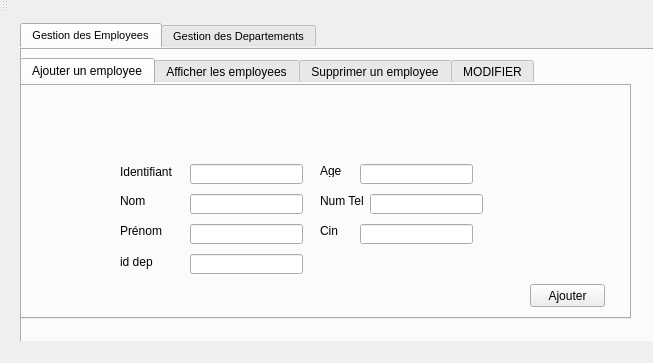
<?xml version="1.0" encoding="UTF-8"?>
<ui version="4.0">
 <class>MainWindow</class>
 <widget class="QMainWindow" name="MainWindow">
  <property name="geometry">
   <rect>
    <x>0</x>
    <y>0</y>
    <width>653</width>
    <height>363</height>
   </rect>
  </property>
  <property name="windowTitle">
   <string>Gestion des étudiants</string>
  </property>
  <property name="styleSheet">
   <string notr="true">gridline-color: qconicalgradient(cx:0, cy:0, angle:135, stop:0 rgba(255, 255, 0, 69), stop:0.375 rgba(255, 255, 0, 69), stop:0.423533 rgba(251, 255, 0, 145), stop:0.45 rgba(247, 255, 0, 208), stop:0.477581 rgba(255, 244, 71, 130), stop:0.518717 rgba(255, 218, 71, 130), stop:0.55 rgba(255, 255, 0, 255), stop:0.57754 rgba(255, 203, 0, 130), stop:0.625 rgba(255, 255, 0, 69), stop:1 rgba(255, 255, 0, 69));
alternate-background-color: qconicalgradient(cx:0.515075, cy:0.04, angle:0, stop:0.336683 rgba(0, 146, 218, 255), stop:1 rgba(255, 255, 255, 255));
font: 75 8pt &quot;MS Shell Dlg 2&quot;;
border-color: rgb(0, 85, 127);
gridline-color: rgb(255, 255, 255);
</string>
  </property>
  <widget class="QWidget" name="centralWidget">
   <widget class="QTabWidget" name="tabWidget_2">
    <property name="geometry">
     <rect>
      <x>20</x>
      <y>10</y>
      <width>641</width>
      <height>321</height>
     </rect>
    </property>
    <property name="font">
     <font>
      <family>MS Shell Dlg 2</family>
      <pointsize>8</pointsize>
      <weight>9</weight>
      <italic>false</italic>
      <bold>false</bold>
     </font>
    </property>
    <property name="cursor">
     <cursorShape>ArrowCursor</cursorShape>
    </property>
    <property name="mouseTracking">
     <bool>false</bool>
    </property>
    <property name="tabletTracking">
     <bool>false</bool>
    </property>
    <property name="focusPolicy">
     <enum>Qt::ClickFocus</enum>
    </property>
    <property name="contextMenuPolicy">
     <enum>Qt::ActionsContextMenu</enum>
    </property>
    <property name="acceptDrops">
     <bool>true</bool>
    </property>
    <property name="autoFillBackground">
     <bool>false</bool>
    </property>
    <property name="currentIndex">
     <number>0</number>
    </property>
    <widget class="QWidget" name="tab_4">
     <attribute name="title">
      <string>Gestion des Employees</string>
     </attribute>
     <widget class="QTabWidget" name="tabWidget">
      <property name="geometry">
       <rect>
        <x>0</x>
        <y>10</y>
        <width>611</width>
        <height>261</height>
       </rect>
      </property>
      <property name="sizePolicy">
       <sizepolicy hsizetype="Fixed" vsizetype="Fixed">
        <horstretch>0</horstretch>
        <verstretch>0</verstretch>
       </sizepolicy>
      </property>
      <property name="autoFillBackground">
       <bool>false</bool>
      </property>
      <property name="currentIndex">
       <number>0</number>
      </property>
      <widget class="QWidget" name="tab">
       <attribute name="title">
        <string>Ajouter un employee</string>
       </attribute>
       <widget class="QLabel" name="label">
        <property name="geometry">
         <rect>
          <x>100</x>
          <y>80</y>
          <width>61</width>
          <height>16</height>
         </rect>
        </property>
        <property name="text">
         <string>Identifiant</string>
        </property>
       </widget>
       <widget class="QLabel" name="label_2">
        <property name="geometry">
         <rect>
          <x>100</x>
          <y>110</y>
          <width>47</width>
          <height>13</height>
         </rect>
        </property>
        <property name="text">
         <string>Nom</string>
        </property>
       </widget>
       <widget class="QLabel" name="label_3">
        <property name="geometry">
         <rect>
          <x>100</x>
          <y>140</y>
          <width>47</width>
          <height>13</height>
         </rect>
        </property>
        <property name="text">
         <string>Prénom</string>
        </property>
       </widget>
       <widget class="QLineEdit" name="lineEdit_id">
        <property name="geometry">
         <rect>
          <x>170</x>
          <y>80</y>
          <width>113</width>
          <height>20</height>
         </rect>
        </property>
       </widget>
       <widget class="QLineEdit" name="lineEdit_nom">
        <property name="geometry">
         <rect>
          <x>170</x>
          <y>110</y>
          <width>113</width>
          <height>20</height>
         </rect>
        </property>
       </widget>
       <widget class="QLineEdit" name="lineEdit_prenom">
        <property name="geometry">
         <rect>
          <x>170</x>
          <y>140</y>
          <width>113</width>
          <height>20</height>
         </rect>
        </property>
       </widget>
       <widget class="QPushButton" name="pb_ajouter">
        <property name="geometry">
         <rect>
          <x>510</x>
          <y>200</y>
          <width>75</width>
          <height>23</height>
         </rect>
        </property>
        <property name="styleSheet">
         <string notr="true">border-color: rgb(255, 255, 255);
selection-color: rgb(0, 85, 127);</string>
        </property>
        <property name="text">
         <string>Ajouter</string>
        </property>
       </widget>
       <widget class="QLabel" name="label_5">
        <property name="geometry">
         <rect>
          <x>300</x>
          <y>80</y>
          <width>47</width>
          <height>13</height>
         </rect>
        </property>
        <property name="text">
         <string>Age</string>
        </property>
       </widget>
       <widget class="QLabel" name="label_6">
        <property name="geometry">
         <rect>
          <x>300</x>
          <y>110</y>
          <width>47</width>
          <height>13</height>
         </rect>
        </property>
        <property name="text">
         <string>Num Tel</string>
        </property>
       </widget>
       <widget class="QLabel" name="label_7">
        <property name="geometry">
         <rect>
          <x>300</x>
          <y>140</y>
          <width>47</width>
          <height>13</height>
         </rect>
        </property>
        <property name="text">
         <string>Cin</string>
        </property>
       </widget>
       <widget class="QLineEdit" name="lineEdit_cin">
        <property name="geometry">
         <rect>
          <x>340</x>
          <y>140</y>
          <width>113</width>
          <height>20</height>
         </rect>
        </property>
       </widget>
       <widget class="QLineEdit" name="lineEdit_numtel">
        <property name="geometry">
         <rect>
          <x>350</x>
          <y>110</y>
          <width>113</width>
          <height>20</height>
         </rect>
        </property>
       </widget>
       <widget class="QLineEdit" name="lineEdit_age">
        <property name="geometry">
         <rect>
          <x>340</x>
          <y>80</y>
          <width>113</width>
          <height>20</height>
         </rect>
        </property>
       </widget>
       <widget class="QLineEdit" name="lineEdit_id_dep">
        <property name="geometry">
         <rect>
          <x>170</x>
          <y>170</y>
          <width>113</width>
          <height>20</height>
         </rect>
        </property>
        <property name="text">
         <string/>
        </property>
       </widget>
       <widget class="QLabel" name="label_8">
        <property name="geometry">
         <rect>
          <x>100</x>
          <y>170</y>
          <width>61</width>
          <height>16</height>
         </rect>
        </property>
        <property name="text">
         <string>id dep</string>
        </property>
       </widget>
       <widget class="QLabel" name="im_2">
        <property name="geometry">
         <rect>
          <x>0</x>
          <y>0</y>
          <width>711</width>
          <height>381</height>
         </rect>
        </property>
        <property name="text">
         <string/>
        </property>
        <property name="pixmap">
         <pixmap>../SMART.jpg</pixmap>
        </property>
       </widget>
       <zorder>im_2</zorder>
       <zorder>label</zorder>
       <zorder>label_2</zorder>
       <zorder>label_3</zorder>
       <zorder>lineEdit_id</zorder>
       <zorder>lineEdit_nom</zorder>
       <zorder>lineEdit_prenom</zorder>
       <zorder>pb_ajouter</zorder>
       <zorder>label_5</zorder>
       <zorder>label_6</zorder>
       <zorder>label_7</zorder>
       <zorder>lineEdit_cin</zorder>
       <zorder>lineEdit_numtel</zorder>
       <zorder>lineEdit_age</zorder>
       <zorder>lineEdit_id_dep</zorder>
       <zorder>label_8</zorder>
      </widget>
      <widget class="QWidget" name="tab_2">
       <attribute name="title">
        <string>Afficher les employees</string>
       </attribute>
       <widget class="QTabWidget" name="tabWidget_3">
        <property name="geometry">
         <rect>
          <x>70</x>
          <y>20</y>
          <width>491</width>
          <height>221</height>
         </rect>
        </property>
        <property name="currentIndex">
         <number>0</number>
        </property>
        <widget class="QWidget" name="tab_11">
         <attribute name="title">
          <string>Tab 1</string>
         </attribute>
         <widget class="QTableView" name="tabemployee">
          <property name="geometry">
           <rect>
            <x>10</x>
            <y>10</y>
            <width>341</width>
            <height>161</height>
           </rect>
          </property>
         </widget>
         <widget class="QPushButton" name="pushButton_2">
          <property name="geometry">
           <rect>
            <x>370</x>
            <y>140</y>
            <width>75</width>
            <height>23</height>
           </rect>
          </property>
          <property name="text">
           <string>tri</string>
          </property>
         </widget>
        </widget>
        <widget class="QWidget" name="tab_13">
         <attribute name="title">
          <string>Recherche</string>
         </attribute>
         <widget class="QTableView" name="tableView_2">
          <property name="geometry">
           <rect>
            <x>10</x>
            <y>10</y>
            <width>401</width>
            <height>121</height>
           </rect>
          </property>
         </widget>
         <widget class="QPushButton" name="pb_recherche">
          <property name="geometry">
           <rect>
            <x>350</x>
            <y>140</y>
            <width>75</width>
            <height>23</height>
           </rect>
          </property>
          <property name="text">
           <string>recherche</string>
          </property>
         </widget>
         <widget class="QLineEdit" name="lineEdit_id_6">
          <property name="geometry">
           <rect>
            <x>230</x>
            <y>140</y>
            <width>113</width>
            <height>20</height>
           </rect>
          </property>
         </widget>
         <widget class="QLabel" name="label_24">
          <property name="geometry">
           <rect>
            <x>160</x>
            <y>140</y>
            <width>61</width>
            <height>16</height>
           </rect>
          </property>
          <property name="text">
           <string>Identifiant</string>
          </property>
         </widget>
        </widget>
       </widget>
       <widget class="QLabel" name="im_3">
        <property name="geometry">
         <rect>
          <x>0</x>
          <y>0</y>
          <width>711</width>
          <height>381</height>
         </rect>
        </property>
        <property name="text">
         <string/>
        </property>
        <property name="pixmap">
         <pixmap>../SMART.jpg</pixmap>
        </property>
       </widget>
       <zorder>im_3</zorder>
       <zorder>tabWidget_3</zorder>
      </widget>
      <widget class="QWidget" name="tab_3">
       <attribute name="title">
        <string>Supprimer un employee</string>
       </attribute>
       <widget class="QLineEdit" name="lineEdit_id_2">
        <property name="geometry">
         <rect>
          <x>300</x>
          <y>90</y>
          <width>113</width>
          <height>20</height>
         </rect>
        </property>
       </widget>
       <widget class="QLabel" name="label_4">
        <property name="geometry">
         <rect>
          <x>210</x>
          <y>90</y>
          <width>61</width>
          <height>16</height>
         </rect>
        </property>
        <property name="text">
         <string>Identifiant</string>
        </property>
       </widget>
       <widget class="QPushButton" name="pb_supprimer">
        <property name="geometry">
         <rect>
          <x>260</x>
          <y>140</y>
          <width>75</width>
          <height>23</height>
         </rect>
        </property>
        <property name="text">
         <string>Supprimer</string>
        </property>
       </widget>
       <widget class="QLabel" name="im_4">
        <property name="geometry">
         <rect>
          <x>0</x>
          <y>0</y>
          <width>711</width>
          <height>381</height>
         </rect>
        </property>
        <property name="text">
         <string/>
        </property>
        <property name="pixmap">
         <pixmap>../SMART.jpg</pixmap>
        </property>
       </widget>
       <zorder>im_4</zorder>
       <zorder>lineEdit_id_2</zorder>
       <zorder>label_4</zorder>
       <zorder>pb_supprimer</zorder>
      </widget>
      <widget class="QWidget" name="tab_6">
       <attribute name="title">
        <string>MODIFIER</string>
       </attribute>
       <widget class="QPushButton" name="pb_modifier">
        <property name="geometry">
         <rect>
          <x>350</x>
          <y>170</y>
          <width>75</width>
          <height>23</height>
         </rect>
        </property>
        <property name="text">
         <string>MODIFIER</string>
        </property>
       </widget>
       <widget class="QLineEdit" name="lineEdit_cin_3">
        <property name="geometry">
         <rect>
          <x>330</x>
          <y>140</y>
          <width>113</width>
          <height>20</height>
         </rect>
        </property>
       </widget>
       <widget class="QLineEdit" name="lineEdit_nom_3">
        <property name="geometry">
         <rect>
          <x>160</x>
          <y>110</y>
          <width>113</width>
          <height>20</height>
         </rect>
        </property>
       </widget>
       <widget class="QLabel" name="label_18">
        <property name="geometry">
         <rect>
          <x>290</x>
          <y>140</y>
          <width>47</width>
          <height>13</height>
         </rect>
        </property>
        <property name="text">
         <string>Cin</string>
        </property>
       </widget>
       <widget class="QLabel" name="label_22">
        <property name="geometry">
         <rect>
          <x>290</x>
          <y>80</y>
          <width>47</width>
          <height>13</height>
         </rect>
        </property>
        <property name="text">
         <string>Age</string>
        </property>
       </widget>
       <widget class="QLabel" name="label_19">
        <property name="geometry">
         <rect>
          <x>90</x>
          <y>170</y>
          <width>61</width>
          <height>16</height>
         </rect>
        </property>
        <property name="text">
         <string>id dep</string>
        </property>
       </widget>
       <widget class="QLineEdit" name="lineEdit_id_dep_3">
        <property name="geometry">
         <rect>
          <x>160</x>
          <y>170</y>
          <width>113</width>
          <height>20</height>
         </rect>
        </property>
        <property name="text">
         <string/>
        </property>
       </widget>
       <widget class="QLineEdit" name="lineEdit_prenom_3">
        <property name="geometry">
         <rect>
          <x>160</x>
          <y>140</y>
          <width>113</width>
          <height>20</height>
         </rect>
        </property>
       </widget>
       <widget class="QLineEdit" name="lineEdit_age_3">
        <property name="geometry">
         <rect>
          <x>330</x>
          <y>80</y>
          <width>113</width>
          <height>20</height>
         </rect>
        </property>
       </widget>
       <widget class="QLabel" name="label_23">
        <property name="geometry">
         <rect>
          <x>90</x>
          <y>80</y>
          <width>61</width>
          <height>16</height>
         </rect>
        </property>
        <property name="text">
         <string>Identifiant</string>
        </property>
       </widget>
       <widget class="QLineEdit" name="lineEdit_numtel_3">
        <property name="geometry">
         <rect>
          <x>330</x>
          <y>110</y>
          <width>113</width>
          <height>20</height>
         </rect>
        </property>
       </widget>
       <widget class="QLabel" name="label_17">
        <property name="geometry">
         <rect>
          <x>90</x>
          <y>140</y>
          <width>47</width>
          <height>13</height>
         </rect>
        </property>
        <property name="text">
         <string>Prénom</string>
        </property>
       </widget>
       <widget class="QLabel" name="label_21">
        <property name="geometry">
         <rect>
          <x>290</x>
          <y>110</y>
          <width>47</width>
          <height>13</height>
         </rect>
        </property>
        <property name="text">
         <string>Num Tel</string>
        </property>
       </widget>
       <widget class="QLabel" name="label_20">
        <property name="geometry">
         <rect>
          <x>90</x>
          <y>110</y>
          <width>47</width>
          <height>13</height>
         </rect>
        </property>
        <property name="text">
         <string>Nom</string>
        </property>
       </widget>
       <widget class="QLineEdit" name="lineEdit_id_5">
        <property name="geometry">
         <rect>
          <x>160</x>
          <y>80</y>
          <width>113</width>
          <height>20</height>
         </rect>
        </property>
       </widget>
       <widget class="QLabel" name="im_5">
        <property name="geometry">
         <rect>
          <x>0</x>
          <y>0</y>
          <width>711</width>
          <height>381</height>
         </rect>
        </property>
        <property name="text">
         <string/>
        </property>
        <property name="pixmap">
         <pixmap>../SMART.jpg</pixmap>
        </property>
       </widget>
       <zorder>im_5</zorder>
       <zorder>pb_modifier</zorder>
       <zorder>lineEdit_cin_3</zorder>
       <zorder>lineEdit_nom_3</zorder>
       <zorder>label_18</zorder>
       <zorder>label_22</zorder>
       <zorder>label_19</zorder>
       <zorder>lineEdit_id_dep_3</zorder>
       <zorder>lineEdit_prenom_3</zorder>
       <zorder>lineEdit_age_3</zorder>
       <zorder>label_23</zorder>
       <zorder>lineEdit_numtel_3</zorder>
       <zorder>label_17</zorder>
       <zorder>label_21</zorder>
       <zorder>label_20</zorder>
       <zorder>lineEdit_id_5</zorder>
      </widget>
     </widget>
    </widget>
    <widget class="QWidget" name="tab_5">
     <attribute name="title">
      <string>Gestion des Departements</string>
     </attribute>
     <widget class="QTabWidget" name="tabWidget_4">
      <property name="geometry">
       <rect>
        <x>0</x>
        <y>10</y>
        <width>611</width>
        <height>261</height>
       </rect>
      </property>
      <property name="sizePolicy">
       <sizepolicy hsizetype="Fixed" vsizetype="Fixed">
        <horstretch>0</horstretch>
        <verstretch>0</verstretch>
       </sizepolicy>
      </property>
      <property name="autoFillBackground">
       <bool>false</bool>
      </property>
      <property name="currentIndex">
       <number>0</number>
      </property>
      <widget class="QWidget" name="tab_7">
       <attribute name="title">
        <string>Ajouter un departement</string>
       </attribute>
       <widget class="QLabel" name="label_9">
        <property name="geometry">
         <rect>
          <x>60</x>
          <y>70</y>
          <width>111</width>
          <height>20</height>
         </rect>
        </property>
        <property name="text">
         <string>Departement_id</string>
        </property>
       </widget>
       <widget class="QLabel" name="label_10">
        <property name="geometry">
         <rect>
          <x>60</x>
          <y>120</y>
          <width>91</width>
          <height>16</height>
         </rect>
        </property>
        <property name="text">
         <string>Manager_id</string>
        </property>
       </widget>
       <widget class="QLineEdit" name="lineEdit_id_3">
        <property name="geometry">
         <rect>
          <x>180</x>
          <y>70</y>
          <width>113</width>
          <height>20</height>
         </rect>
        </property>
        <property name="styleSheet">
         <string notr="true"/>
        </property>
        <property name="text">
         <string>4</string>
        </property>
       </widget>
       <widget class="QLineEdit" name="lineEdit_manager">
        <property name="geometry">
         <rect>
          <x>180</x>
          <y>120</y>
          <width>113</width>
          <height>20</height>
         </rect>
        </property>
        <property name="text">
         <string>22</string>
        </property>
       </widget>
       <widget class="QPushButton" name="pb_ajouter_2">
        <property name="geometry">
         <rect>
          <x>280</x>
          <y>170</y>
          <width>75</width>
          <height>23</height>
         </rect>
        </property>
        <property name="text">
         <string>Ajouter</string>
        </property>
       </widget>
       <widget class="QLabel" name="label_12">
        <property name="geometry">
         <rect>
          <x>320</x>
          <y>70</y>
          <width>47</width>
          <height>13</height>
         </rect>
        </property>
        <property name="text">
         <string>Nom</string>
        </property>
       </widget>
       <widget class="QLabel" name="label_13">
        <property name="geometry">
         <rect>
          <x>310</x>
          <y>120</y>
          <width>71</width>
          <height>16</height>
         </rect>
        </property>
        <property name="text">
         <string>Num_Membre</string>
        </property>
       </widget>
       <widget class="QLineEdit" name="lineEdit_location">
        <property name="geometry">
         <rect>
          <x>380</x>
          <y>120</y>
          <width>113</width>
          <height>20</height>
         </rect>
        </property>
        <property name="text">
         <string>3</string>
        </property>
       </widget>
       <widget class="QLineEdit" name="lineEdit_noom">
        <property name="geometry">
         <rect>
          <x>380</x>
          <y>70</y>
          <width>113</width>
          <height>20</height>
         </rect>
        </property>
        <property name="text">
         <string>depart1</string>
        </property>
       </widget>
       <widget class="QLabel" name="im_6">
        <property name="geometry">
         <rect>
          <x>0</x>
          <y>0</y>
          <width>711</width>
          <height>381</height>
         </rect>
        </property>
        <property name="text">
         <string/>
        </property>
        <property name="pixmap">
         <pixmap>../SMART.jpg</pixmap>
        </property>
       </widget>
       <zorder>im_6</zorder>
       <zorder>label_9</zorder>
       <zorder>label_10</zorder>
       <zorder>lineEdit_id_3</zorder>
       <zorder>lineEdit_manager</zorder>
       <zorder>pb_ajouter_2</zorder>
       <zorder>label_12</zorder>
       <zorder>label_13</zorder>
       <zorder>lineEdit_location</zorder>
       <zorder>lineEdit_noom</zorder>
      </widget>
      <widget class="QWidget" name="tab_8">
       <attribute name="title">
        <string>Afficher les departements</string>
       </attribute>
       <widget class="QTabWidget" name="tabWidget_5">
        <property name="geometry">
         <rect>
          <x>170</x>
          <y>30</y>
          <width>481</width>
          <height>201</height>
         </rect>
        </property>
        <property name="currentIndex">
         <number>0</number>
        </property>
        <widget class="QWidget" name="tab_12">
         <attribute name="title">
          <string>Tab 1</string>
         </attribute>
         <widget class="QTableView" name="tabemployee_2">
          <property name="geometry">
           <rect>
            <x>10</x>
            <y>10</y>
            <width>341</width>
            <height>161</height>
           </rect>
          </property>
         </widget>
        </widget>
        <widget class="QWidget" name="tab_14">
         <attribute name="title">
          <string>Recherche</string>
         </attribute>
         <widget class="QTableView" name="tableView_3">
          <property name="geometry">
           <rect>
            <x>10</x>
            <y>10</y>
            <width>401</width>
            <height>121</height>
           </rect>
          </property>
         </widget>
         <widget class="QPushButton" name="pb_recherche_2">
          <property name="geometry">
           <rect>
            <x>350</x>
            <y>140</y>
            <width>75</width>
            <height>23</height>
           </rect>
          </property>
          <property name="text">
           <string>recherche</string>
          </property>
         </widget>
         <widget class="QLineEdit" name="lineEdit_id_7">
          <property name="geometry">
           <rect>
            <x>230</x>
            <y>140</y>
            <width>113</width>
            <height>20</height>
           </rect>
          </property>
         </widget>
         <widget class="QLabel" name="label_25">
          <property name="geometry">
           <rect>
            <x>160</x>
            <y>140</y>
            <width>61</width>
            <height>16</height>
           </rect>
          </property>
          <property name="text">
           <string>Identifiant</string>
          </property>
         </widget>
        </widget>
       </widget>
       <widget class="QLabel" name="im_7">
        <property name="geometry">
         <rect>
          <x>0</x>
          <y>0</y>
          <width>711</width>
          <height>381</height>
         </rect>
        </property>
        <property name="text">
         <string/>
        </property>
        <property name="pixmap">
         <pixmap>../SMART.jpg</pixmap>
        </property>
       </widget>
       <zorder>im_7</zorder>
       <zorder>tabWidget_5</zorder>
      </widget>
      <widget class="QWidget" name="tab_9">
       <attribute name="title">
        <string>Supprimer un departement</string>
       </attribute>
       <widget class="QLineEdit" name="lineEdit_id_4">
        <property name="geometry">
         <rect>
          <x>280</x>
          <y>100</y>
          <width>113</width>
          <height>20</height>
         </rect>
        </property>
       </widget>
       <widget class="QLabel" name="label_16">
        <property name="geometry">
         <rect>
          <x>160</x>
          <y>100</y>
          <width>101</width>
          <height>16</height>
         </rect>
        </property>
        <property name="text">
         <string>Departement_id</string>
        </property>
       </widget>
       <widget class="QPushButton" name="pb_supprimer_2">
        <property name="geometry">
         <rect>
          <x>240</x>
          <y>140</y>
          <width>75</width>
          <height>23</height>
         </rect>
        </property>
        <property name="text">
         <string>Supprimer</string>
        </property>
       </widget>
       <widget class="QLabel" name="im_8">
        <property name="geometry">
         <rect>
          <x>0</x>
          <y>0</y>
          <width>711</width>
          <height>381</height>
         </rect>
        </property>
        <property name="text">
         <string/>
        </property>
        <property name="pixmap">
         <pixmap>../SMART.jpg</pixmap>
        </property>
       </widget>
       <zorder>im_8</zorder>
       <zorder>lineEdit_id_4</zorder>
       <zorder>label_16</zorder>
       <zorder>pb_supprimer_2</zorder>
      </widget>
      <widget class="QWidget" name="tab_10">
       <attribute name="title">
        <string>MODIFIER</string>
       </attribute>
       <widget class="QPushButton" name="pb_modifier_2">
        <property name="geometry">
         <rect>
          <x>260</x>
          <y>170</y>
          <width>75</width>
          <height>23</height>
         </rect>
        </property>
        <property name="text">
         <string>MODIFIER</string>
        </property>
       </widget>
       <widget class="QLineEdit" name="lineEdit_age_4">
        <property name="geometry">
         <rect>
          <x>390</x>
          <y>70</y>
          <width>113</width>
          <height>20</height>
         </rect>
        </property>
       </widget>
       <widget class="QLabel" name="label_26">
        <property name="geometry">
         <rect>
          <x>70</x>
          <y>70</y>
          <width>111</width>
          <height>20</height>
         </rect>
        </property>
        <property name="text">
         <string>Departement_id</string>
        </property>
       </widget>
       <widget class="QLabel" name="label_11">
        <property name="geometry">
         <rect>
          <x>70</x>
          <y>120</y>
          <width>91</width>
          <height>16</height>
         </rect>
        </property>
        <property name="text">
         <string>Manager_id</string>
        </property>
       </widget>
       <widget class="QLineEdit" name="lineEdit_numtel_4">
        <property name="geometry">
         <rect>
          <x>390</x>
          <y>120</y>
          <width>113</width>
          <height>20</height>
         </rect>
        </property>
       </widget>
       <widget class="QLabel" name="label_15">
        <property name="geometry">
         <rect>
          <x>330</x>
          <y>70</y>
          <width>47</width>
          <height>13</height>
         </rect>
        </property>
        <property name="text">
         <string>Nom</string>
        </property>
       </widget>
       <widget class="QLineEdit" name="lineEdit_id_8">
        <property name="geometry">
         <rect>
          <x>190</x>
          <y>70</y>
          <width>113</width>
          <height>20</height>
         </rect>
        </property>
       </widget>
       <widget class="QLabel" name="label_14">
        <property name="geometry">
         <rect>
          <x>320</x>
          <y>120</y>
          <width>71</width>
          <height>16</height>
         </rect>
        </property>
        <property name="text">
         <string>Num_Membre</string>
        </property>
       </widget>
       <widget class="QLineEdit" name="lineEdit_nom_4">
        <property name="geometry">
         <rect>
          <x>190</x>
          <y>120</y>
          <width>113</width>
          <height>20</height>
         </rect>
        </property>
       </widget>
       <widget class="QLabel" name="im_9">
        <property name="geometry">
         <rect>
          <x>0</x>
          <y>0</y>
          <width>711</width>
          <height>381</height>
         </rect>
        </property>
        <property name="text">
         <string/>
        </property>
        <property name="pixmap">
         <pixmap>../SMART.jpg</pixmap>
        </property>
       </widget>
       <zorder>im_9</zorder>
       <zorder>pb_modifier_2</zorder>
       <zorder>lineEdit_age_4</zorder>
       <zorder>label_26</zorder>
       <zorder>label_11</zorder>
       <zorder>lineEdit_numtel_4</zorder>
       <zorder>label_15</zorder>
       <zorder>lineEdit_id_8</zorder>
       <zorder>label_14</zorder>
       <zorder>lineEdit_nom_4</zorder>
      </widget>
     </widget>
    </widget>
   </widget>
  </widget>
  <widget class="QMenuBar" name="menuBar">
   <property name="geometry">
    <rect>
     <x>0</x>
     <y>0</y>
     <width>653</width>
     <height>19</height>
    </rect>
   </property>
  </widget>
  <widget class="QToolBar" name="mainToolBar">
   <attribute name="toolBarArea">
    <enum>TopToolBarArea</enum>
   </attribute>
   <attribute name="toolBarBreak">
    <bool>false</bool>
   </attribute>
  </widget>
  <widget class="QStatusBar" name="statusBar"/>
 </widget>
 <layoutdefault spacing="6" margin="11"/>
 <resources/>
 <connections/>
</ui>
